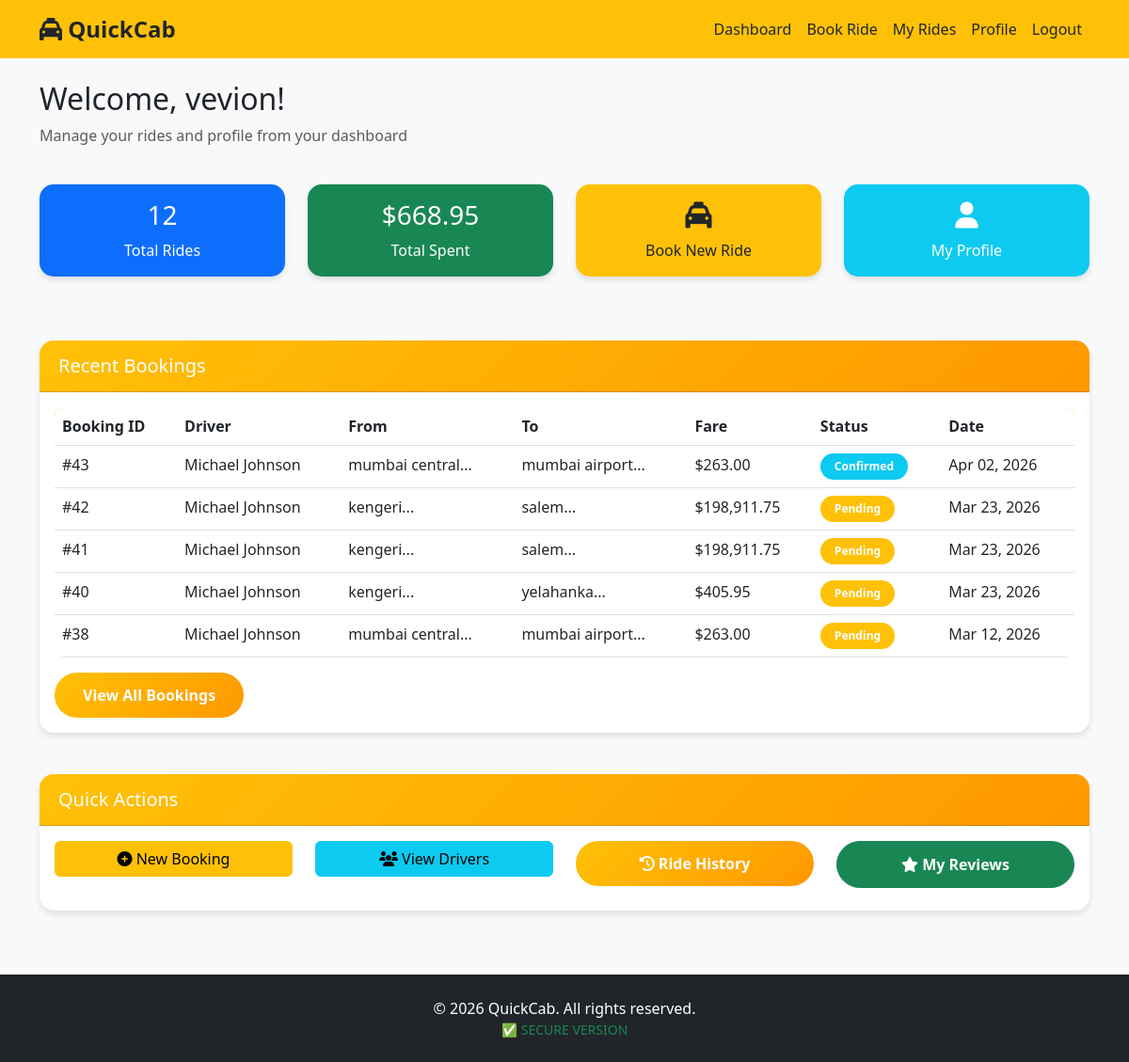
Screenshot of /cab_secure/dashboard.php (signed in) with the database file from the repository.
### tables this page shows
CREATE TABLE `users` (
  `id` int(11) NOT NULL,
  `username` varchar(50) NOT NULL,
  `email` varchar(100) NOT NULL,
  `password` varchar(255) NOT NULL,
  `phone` varchar(20) DEFAULT NULL,
  `profile_pic` varchar(255) DEFAULT 'default-avatar.png',
  `created_at` timestamp NOT NULL DEFAULT current_timestamp(),
  `profile_image` varchar(255) DEFAULT NULL
);

CREATE TABLE `bookings` (
  `id` int(11) NOT NULL,
  `user_id` int(11) NOT NULL,
  `driver_id` int(11) NOT NULL,
  `pickup_location` varchar(255) NOT NULL,
  `dropoff_location` varchar(255) NOT NULL,
  `fare` decimal(10,2) NOT NULL,
  `status` enum('pending','confirmed','completed','cancelled') DEFAULT 'pending',
  `booking_time` timestamp NOT NULL DEFAULT current_timestamp(),
  `completed_at` timestamp NULL DEFAULT NULL
);

CREATE TABLE `drivers` (
  `id` int(11) NOT NULL,
  `name` varchar(100) NOT NULL,
  `phone` varchar(20) NOT NULL,
  `car_model` varchar(100) NOT NULL,
  `car_number` varchar(20) NOT NULL,
  `rating` decimal(3,2) DEFAULT 5.00,
  `status` enum('available','busy','offline') DEFAULT 'available',
  `created_at` timestamp NOT NULL DEFAULT current_timestamp()
);

### cab_secure/includes/config.php (called while the page is built, shortened)
<?php
function escape_output($data) {
    return htmlspecialchars($data, ENT_QUOTES, 'UTF-8');
}
?>

### cab_secure/dashboard.php (the view, shortened to what this page needs)
<?php
require_once 'includes/config.php';
$user_id = get_user_id();
try {
    $stmt = $pdo->prepare("SELECT * FROM users WHERE id = ?");
    $stmt->execute([$user_id]);
    $user = $stmt->fetch();
    $stmt = $pdo->prepare("SELECT COUNT(*) as total FROM bookings WHERE user_id = ?");
    $stmt->execute([$user_id]);
    $total_rides = $stmt->fetch()['total'];
    $stmt = $pdo->prepare("SELECT SUM(amount) as total FROM payments WHERE user_id = ? AND status = 'completed'");
    $stmt->execute([$user_id]);
    $total_spent = $stmt->fetch()['total'] ?? 0;
    $stmt = $pdo->prepare("SELECT b.*, d.name as driver_name, d.car_model
                          FROM bookings b
                          JOIN drivers d ON b.driver_id = d.id
                          WHERE b.user_id = ?
                          ORDER BY b.booking_time DESC LIMIT 5");
    $stmt->execute([$user_id]);
    $bookings_result = $stmt->fetchAll();
} catch(PDOException $e) {
    $error = "Error loading dashboard data.";
}
include 'includes/header.php';
?>
<div class="row">
    <div class="col-md-12">
        <h2>Welcome, <?php echo escape_output($user['username']); ?>!</h2>
        <p class="text-muted">Manage your rides and profile from your dashboard</p>
    </div>
</div>
<div class="row mt-4">
    <div class="col-md-3">
        <div class="card bg-primary text-white">
            <div class="card-body text-center">
                <h3><?php echo $total_rides; ?></h3>
                <p class="mb-0">Total Rides</p>
            </div>
        </div>
    </div>
    <div class="col-md-3">
        <div class="card bg-success text-white">
            <div class="card-body text-center">
                <h3>$<?php echo number_format($total_spent, 2); ?></h3>
                <p class="mb-0">Total Spent</p>
            </div>
        </div>
    </div>
    <div class="col-md-3">
        <div class="card bg-warning text-dark">
            <div class="card-body text-center">
                <h3><i class="fas fa-taxi"></i></h3>
                <p class="mb-0"><a href="booking.php" class="text-dark text-decoration-none">Book New Ride</a></p>
            </div>
        </div>
    </div>
    <div class="col-md-3">
        <div class="card bg-info text-white">
            <div class="card-body text-center">
                <h3><i class="fas fa-user"></i></h3>
                <p class="mb-0"><a href="profile.php" class="text-white text-decoration-none">My Profile</a></p>
            </div>
        </div>
    </div>
</div>
<div class="row mt-5">
    <div class="col-md-12">
        <div class="card">
            <div class="card-header">
                <h5 class="mb-0 text-white">Recent Bookings</h5>
            </div>
            <div class="card-body">
                <?php if(count($bookings_result) > 0): ?>
                    <div class="table-responsive">
                        <table class="table table-hover">
                            <thead>
                                <tr>
                                    <th>Booking ID</th>
                                    <th>Driver</th>
                                    <th>From</th>
                                    <th>To</th>
                                    <th>Fare</th>
                                    <th>Status</th>
                                    <th>Date</th>
                                </tr>
                            </thead>
                            <tbody>
                                <?php foreach($bookings_result as $booking): ?>
                                <tr>
                                    <td>#<?php echo $booking['id']; ?></td>
                                    <td><?php echo escape_output($booking['driver_name']); ?></td>
                                    <td><?php echo escape_output(substr($booking['pickup_location'], 0, 30)); ?>...</td>
                                    <td><?php echo escape_output(substr($booking['dropoff_location'], 0, 30)); ?>...</td>
                                    <td>$<?php echo number_format($booking['fare'], 2); ?></td>
                                    <td>
                                        <?php
                                        $badge_class = '';
                                        switch($booking['status']) {
                                            case 'confirmed': $badge_class = 'bg-info'; break;
                                            case 'pending': $badge_class = 'bg-warning'; break;
                                        }
                                        ?>
                                        <span class="badge <?php echo $badge_class; ?>">
                                            <?php echo ucfirst($booking['status']); ?>
                                        </span>
                                    </td>
                                    <td><?php echo date('M d, Y', strtotime($booking['booking_time'])); ?></td>
                                </tr>
                                <?php endforeach; ?>
                            </tbody>
                        </table>
                    </div>
                    <a href="history.php" class="btn btn-primary">View All Bookings</a>
                <?php else: ?>
                    <p class="text-center text-muted">No bookings yet. <a href="booking.php">Book your first ride!</a></p>
                <?php endif; ?>
            </div>
        </div>
    </div>
</div>
<div class="row mt-4">
    <div class="col-md-12">
        <div class="card">
            <div class="card-header">
                <h5 class="mb-0 text-white">Quick Actions</h5>
            </div>
            <div class="card-body">
                <div class="row">
                    <div class="col-md-3">
                        <a href="booking.php" class="btn btn-warning w-100 mb-2">
                            <i class="fas fa-plus-circle"></i> New Booking
                        </a>
                    </div>
                    <div class="col-md-3">
                        <a href="drivers.php" class="btn btn-info w-100 mb-2">
                            <i class="fas fa-users"></i> View Drivers
                        </a>
                    </div>
                    <div class="col-md-3">
                        <a href="history.php" class="btn btn-primary w-100 mb-2">
                            <i class="fas fa-history"></i> Ride History
                        </a>
                    </div>
                    <div class="col-md-3">
                        <a href="reviews.php" class="btn btn-success w-100 mb-2">
                            <i class="fas fa-star"></i> My Reviews
                        </a>
                    </div>
                </div>
            </div>
        </div>
    </div>
</div>
<?php include 'includes/footer.php'; ?>

### cab_secure/assets/css/style.css (style rules this page uses)
:root { --primary-color: #ffc107; --secondary-color: #212529; --success-color: #28a745; --danger-color: #dc3545; --warning-color: #ff9800; --info-color: #17a2b8; --light-bg: #f8f9fa; --dark-bg: #343a40; }
body { font-family: 'Segoe UI', Tahoma, Geneva, Verdana, sans-serif; background-color: var(--light-bg); min-height: 100vh; display: flex; flex-direction: column; }
.card { border: none; border-radius: 15px; box-shadow: 0 4px 6px rgba(0,0,0,0.1); transition: transform 0.3s ease, box-shadow 0.3s ease; margin-bottom: 20px; }
.card-header { background: linear-gradient(135deg, var(--primary-color) 0%, var(--warning-color) 100%); color: white; font-weight: 600; border-radius: 15px 15px 0 0 !important; padding: 15px 20px; }
.btn-primary { background: linear-gradient(135deg, var(--primary-color) 0%, var(--warning-color) 100%); border: none; padding: 12px 30px; font-weight: 600; border-radius: 25px; transition: all 0.3s ease; }
.btn-success { border-radius: 25px; padding: 12px 30px; font-weight: 600; }
.table { background-color: white; border-radius: 10px; overflow: hidden; }
.table thead { background-color: var(--primary-color); color: var(--secondary-color); }
.badge { padding: 8px 15px; border-radius: 20px; font-weight: 600; }

### rows the page displays
users: username "vevion"
bookings: id "43", driver.name "Michael Johnson", pickup_location "mumbai central", dropoff_location "mumbai airport", fare "263.00", status "Confirmed", booking_time "Apr 02, 2026"
bookings: id "42", driver.name "Michael Johnson", pickup_location "kengeri", dropoff_location "salem", fare "198,911.75", status "Pending", booking_time "Mar 23, 2026"
bookings: id "41", driver.name "Michael Johnson", pickup_location "kengeri", dropoff_location "salem", fare "198,911.75", status "Pending", booking_time "Mar 23, 2026"
bookings: id "40", driver.name "Michael Johnson", pickup_location "kengeri", dropoff_location "yelahanka", fare "405.95", status "Pending", booking_time "Mar 23, 2026"
bookings: id "38", driver.name "Michael Johnson", pickup_location "mumbai central", dropoff_location "mumbai airport", fare "263.00", status "Pending", booking_time "Mar 12, 2026"

### other values shown
$total_rides "12"
$total_spent "668.95"
